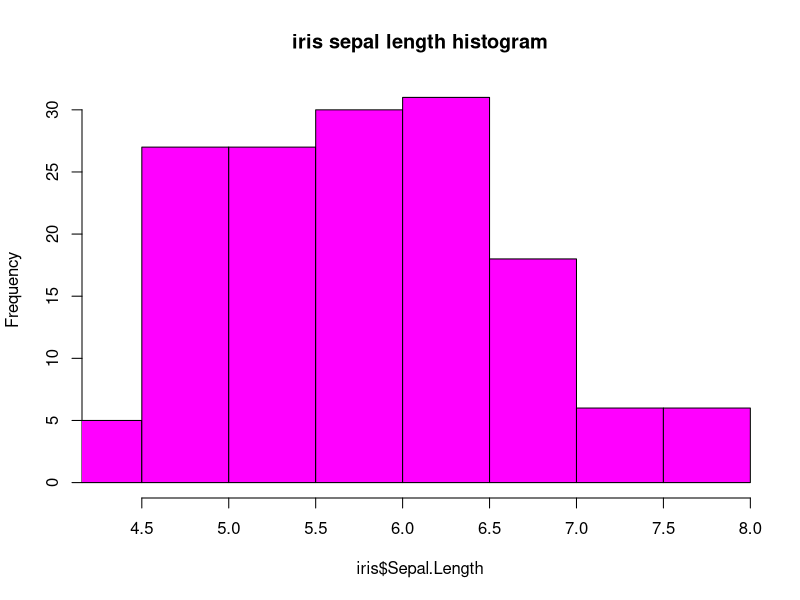
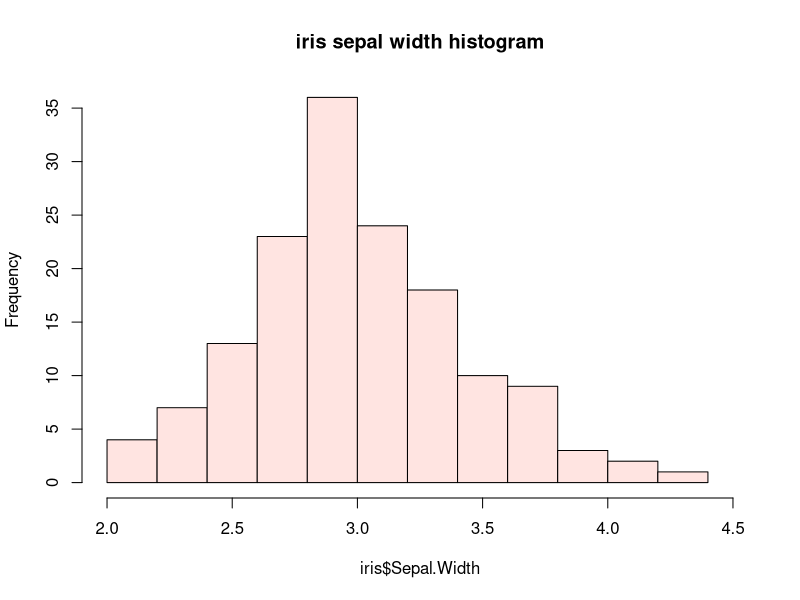
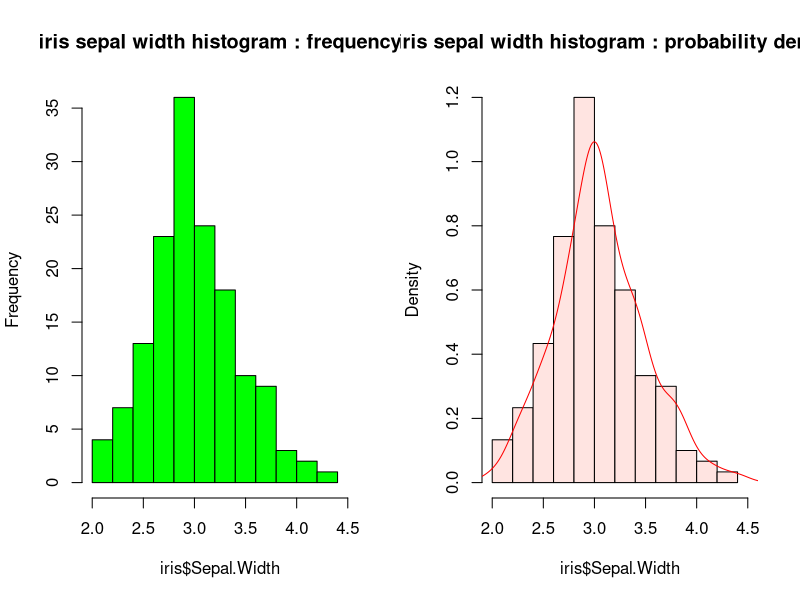
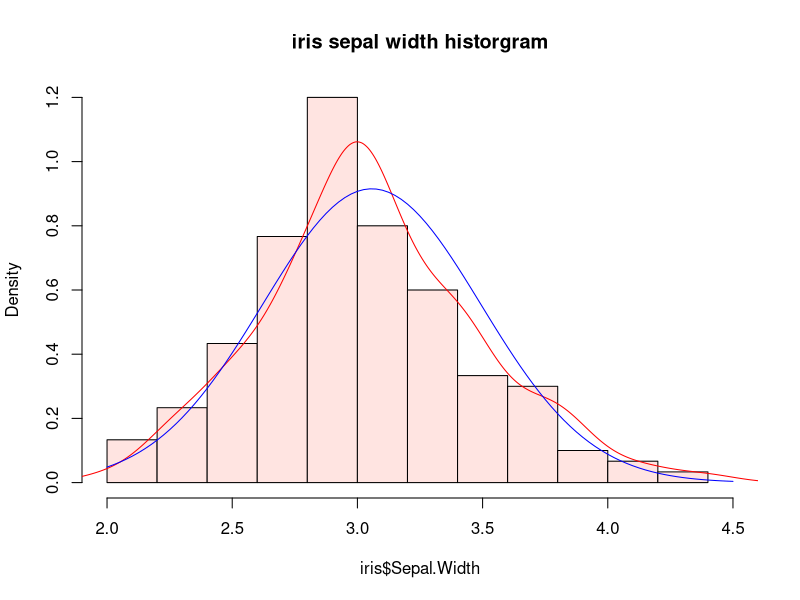

Generate these figures, in order, with R:
data(iris)
names(iris)
str(iris)
head(iris)

summary(iris$Sepal.Length)
hist(iris$Sepal.Length, xlab = 'iris$Sepal.Length', col = 'magenta',
     main = 'iris sepal length histogram', xlim = c(4.3, 7.9))

summary(iris$Sepal.Width)
hist(iris$Sepal.Width, xlab = 'iris$Sepal.Width', col = 'mistyrose',
     main = 'iris sepal width histogram', xlim = c(2.0, 4.5))


#frequency and density
par(mfrow = c(1, 2))
hist(iris$Sepal.Width, xlab = 'iris$Sepal.Width', col = 'green',
     main = 'iris sepal width histogram : frequency', xlim  = c(2.0, 4.5))

hist(iris$Sepal.Width, xlab = 'iris$Sepal.Width', col = 'mistyrose',
     freq = F,
     main = 'iris sepal width histogram : probability density', xlim  = c(2.0, 4.5))
lines(density(iris$Sepal.Width), col = 'red')


#normal distribution estimation curve
par(mfrow = c(1, 1))
hist(iris$Sepal.Width, xlab = 'iris$Sepal.Width', col = 'mistyrose',
     freq = F, main = 'iris sepal width historgram', xlim = c(2.0, 4.5))
lines(density(iris$Sepal.Width), col = 'red')
x <- seq(2.0, 4.5, 0.1)
curve(dnorm(x, mean = mean(iris$Sepal.Width), sd = sd(iris$Sepal.Width)), col = 'blue', add = T)
